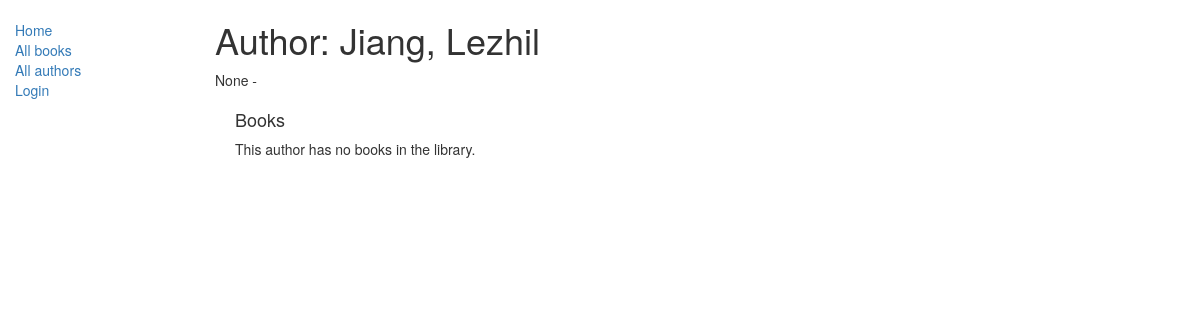
Before: /catalog/author/2 with the older database file.
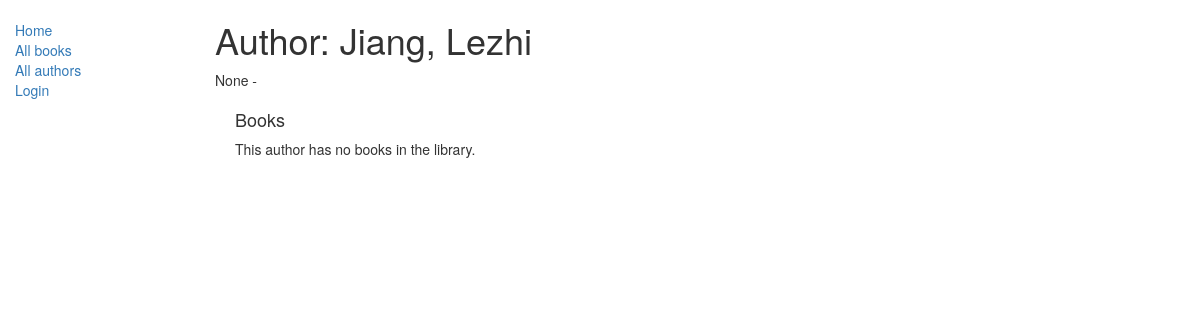
After: the same page with the newer database file.
### catalog/models.py (models this page shows, shortened)
class Author(models.Model):
    first_name = models.CharField(max_length=100)
    last_name = models.CharField(max_length=100)
    date_of_birth = models.DateField(
        null=True,
        blank=True
    )
    date_of_death = models.DateField(
        "Died",
        null=True,
        blank=True
    )
    def __str__(self):
        return f"{self.last_name}, {self.first_name}"

### catalog/views.py (the view)
class AuthorDetailView(generic.DetailView):
    model = Author

### catalog/templates/catalog/author_detail.html (shortened to what this page needs)
{% extends "base_generic.html" %}
{% block content %}
  <h1>Author: {{ author }}</h1>
  <p>
    {{ author.date_of_birth }}
    -
  </p>
  <div style="margin-left:20px;margin-top:20px">
    <h4>Books</h4>
    {% for book in author.book_set.all %}
      <hr>
      <p>
        <strong>
          <a href="{{ book.get_absolute_url }}">
            {{ book.title }}
          </a>
        </strong>
      </p>
      <p>
        {{ book.summary }}
      </p>
    {% empty %}
      <p>This author has no books in the library.</p>
    {% endfor %}
  </div>
{% endblock %}

Changed rows visible on the page:
changed Author "None": last_name+first_name "Jiang, Lezhil" → "Jiang, Lezhi"
